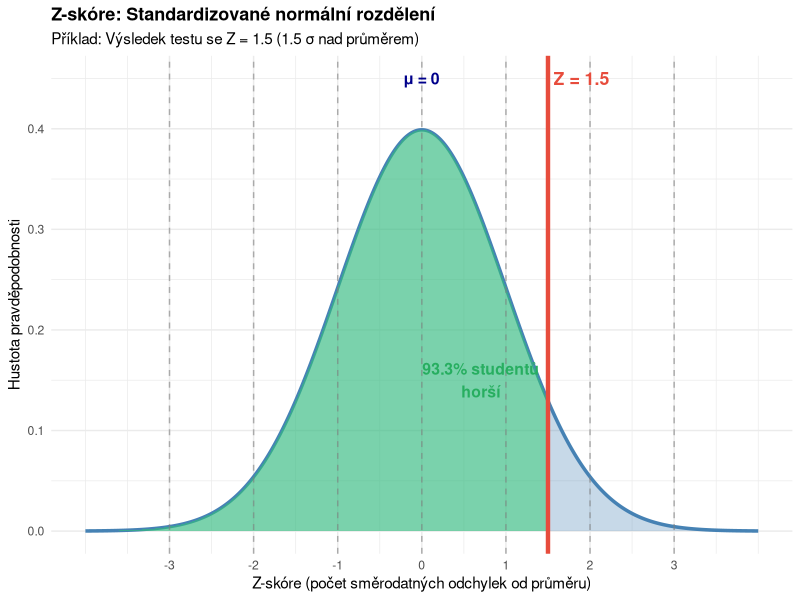
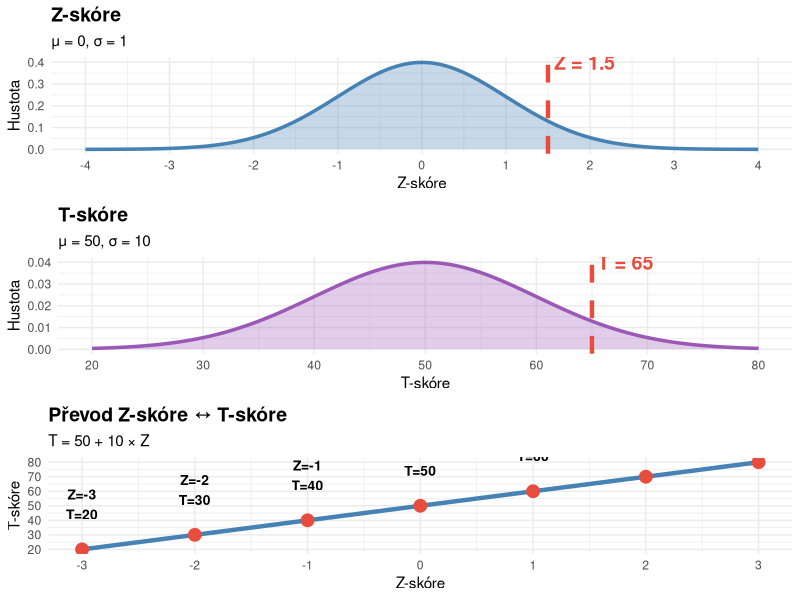
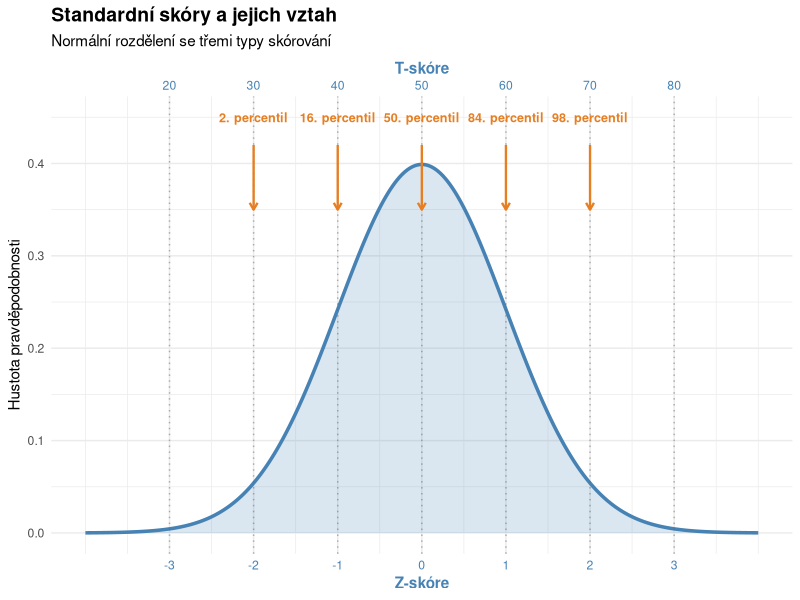

These charts were generated, in order, by the following R code:
## ---- chunk 1
#| label: fig-z-score
#| fig-cap: "Z-skóre na normálním rozdělení"
#| warning: false

library(ggplot2)

# Vytvoření normálního rozdělení
x <- seq(-4, 4, length.out = 500)
y <- dnorm(x)
data_normal <- data.frame(x = x, y = y)

# Příklad: student se skóre Z = 1.5
z_score_example <- 1.5

ggplot(data_normal, aes(x = x, y = y)) +
  geom_line(size = 1.2, color = "steelblue") +
  geom_area(fill = "steelblue", alpha = 0.3) +
  # Zvýraznit oblast pro Z = 1.5
  geom_area(data = subset(data_normal, x <= z_score_example),
            fill = "#2ECC71", alpha = 0.5) +
  # Vertikální čáry pro standardní odchylky
  geom_vline(xintercept = c(-3, -2, -1, 0, 1, 2, 3),
             linetype = "dashed", color = "gray50", alpha = 0.6) +
  # Zvýraznit Z = 1.5
  geom_vline(xintercept = z_score_example,
             color = "#E74C3C", size = 1.5) +
  # Popisky
  annotate("text", x = 0, y = 0.45, label = "μ = 0",
           fontface = "bold", color = "darkblue", size = 4) +
  annotate("text", x = z_score_example, y = 0.45,
           label = sprintf("Z = %.1f", z_score_example),
           fontface = "bold", color = "#E74C3C", size = 4.5,
           hjust = -0.1) +
  annotate("text", x = 0.7, y = 0.15,
           label = sprintf("%.1f%% studentů\nhorší", pnorm(z_score_example) * 100),
           fontface = "bold", color = "#27AE60", size = 4) +
  labs(
    title = "Z-skóre: Standardizované normální rozdělení",
    subtitle = "Příklad: Výsledek testu se Z = 1.5 (1.5 σ nad průměrem)",
    x = "Z-skóre (počet směrodatných odchylek od průměru)",
    y = "Hustota pravděpodobnosti"
  ) +
  scale_x_continuous(breaks = -3:3) +
  theme_minimal() +
  theme(plot.title = element_text(face = "bold", size = 13))
## ---- chunk 2
#| label: fig-z-t-comparison
#| fig-cap: "Porovnání Z-skóre a T-skóre"
#| warning: false
#| fig-height: 10

library(ggplot2)
library(gridExtra)

# Z-skóre distribuce
x_z <- seq(-4, 4, length.out = 500)
y_z <- dnorm(x_z)
data_z <- data.frame(x = x_z, y = y_z)

z_example <- 1.5

p1 <- ggplot(data_z, aes(x = x, y = y)) +
  geom_line(size = 1.2, color = "steelblue") +
  geom_area(fill = "steelblue", alpha = 0.3) +
  geom_vline(xintercept = z_example, color = "#E74C3C",
             size = 1.5, linetype = "dashed") +
  annotate("text", x = z_example, y = 0.4,
           label = sprintf("Z = %.1f", z_example),
           fontface = "bold", color = "#E74C3C", size = 5, hjust = -0.1) +
  labs(
    title = "Z-skóre",
    subtitle = "μ = 0, σ = 1",
    x = "Z-skóre",
    y = "Hustota"
  ) +
  scale_x_continuous(breaks = -4:4) +
  theme_minimal() +
  theme(plot.title = element_text(face = "bold", size = 14))

# T-skóre distribuce
x_t <- seq(20, 80, length.out = 500)
y_t <- dnorm((x_t - 50) / 10) / 10  # Transformace na T-skóre
data_t <- data.frame(x = x_t, y = y_t)

t_example <- 50 + 10 * z_example

p2 <- ggplot(data_t, aes(x = x, y = y)) +
  geom_line(size = 1.2, color = "#9B59B6") +
  geom_area(fill = "#9B59B6", alpha = 0.3) +
  geom_vline(xintercept = t_example, color = "#E74C3C",
             size = 1.5, linetype = "dashed") +
  annotate("text", x = t_example, y = 0.04,
           label = sprintf("T = %.0f", t_example),
           fontface = "bold", color = "#E74C3C", size = 5, hjust = -0.1) +
  labs(
    title = "T-skóre",
    subtitle = "μ = 50, σ = 10",
    x = "T-skóre",
    y = "Hustota"
  ) +
  scale_x_continuous(breaks = seq(20, 80, 10)) +
  theme_minimal() +
  theme(plot.title = element_text(face = "bold", size = 14))

# Převodní tabulka
conversion_data <- data.frame(
  z_score = c(-3, -2, -1, 0, 1, 2, 3),
  t_score = c(20, 30, 40, 50, 60, 70, 80),
  percentile = c(0.1, 2.3, 15.9, 50, 84.1, 97.7, 99.9)
)

p3 <- ggplot(conversion_data, aes(x = z_score, y = t_score)) +
  geom_line(color = "steelblue", size = 1.5) +
  geom_point(size = 4, color = "#E74C3C") +
  geom_text(aes(label = sprintf("Z=%.0f\nT=%.0f", z_score, t_score)),
            vjust = -1, fontface = "bold", size = 3.5) +
  labs(
    title = "Převod Z-skóre ↔ T-skóre",
    subtitle = "T = 50 + 10 × Z",
    x = "Z-skóre",
    y = "T-skóre"
  ) +
  scale_x_continuous(breaks = -3:3) +
  scale_y_continuous(breaks = seq(20, 80, 10)) +
  theme_minimal() +
  theme(plot.title = element_text(face = "bold", size = 14))

gridExtra::grid.arrange(p1, p2, p3, ncol = 1)
## ---- chunk 3
#| label: fig-all-scores
#| fig-cap: "Porovnání Z-skóre, T-skóre a percentilů"
#| warning: false
#| fig-height: 8

library(ggplot2)

# Normální rozdělení
x <- seq(-4, 4, length.out = 500)
y <- dnorm(x)
data_normal <- data.frame(x = x, y = y)

# Vytvoření grafu se všemi škálami
ggplot(data_normal, aes(x = x, y = y)) +
  geom_line(size = 1.2, color = "steelblue") +
  geom_area(fill = "steelblue", alpha = 0.2) +
  # Vertikální čáry pro klíčové hodnoty
  geom_vline(xintercept = c(-3, -2, -1, 0, 1, 2, 3),
             linetype = "dotted", color = "gray40", alpha = 0.5) +
  # Z-skóre osa (hlavní)
  scale_x_continuous(
    "Z-skóre",
    breaks = -3:3,
    sec.axis = sec_axis(~ . * 10 + 50, name = "T-skóre",
                        breaks = seq(20, 80, 10))
  ) +
  labs(
    title = "Standardní skóry a jejich vztah",
    subtitle = "Normální rozdělení se třemi typy skórování",
    y = "Hustota pravděpodobnosti"
  ) +
  # Přidat percentily jako text
  annotate("text", x = c(-2, -1, 0, 1, 2),
           y = 0.45,
           label = c("2. percentil", "16. percentil", "50. percentil",
                    "84. percentil", "98. percentil"),
           color = "#E67E22", fontface = "bold", size = 3.2, angle = 0) +
  # Šipky ukazující na percentily
  annotate("segment",
           x = c(-2, -1, 0, 1, 2),
           xend = c(-2, -1, 0, 1, 2),
           y = 0.42, yend = 0.35,
           arrow = arrow(length = unit(0.2, "cm")),
           color = "#E67E22", size = 0.8) +
  theme_minimal() +
  theme(
    plot.title = element_text(face = "bold", size = 14),
    axis.title.y.right = element_text(color = "#9B59B6", face = "bold"),
    axis.text.y.right = element_text(color = "#9B59B6"),
    axis.title.x = element_text(color = "steelblue", face = "bold"),
    axis.text.x = element_text(color = "steelblue")
  )
